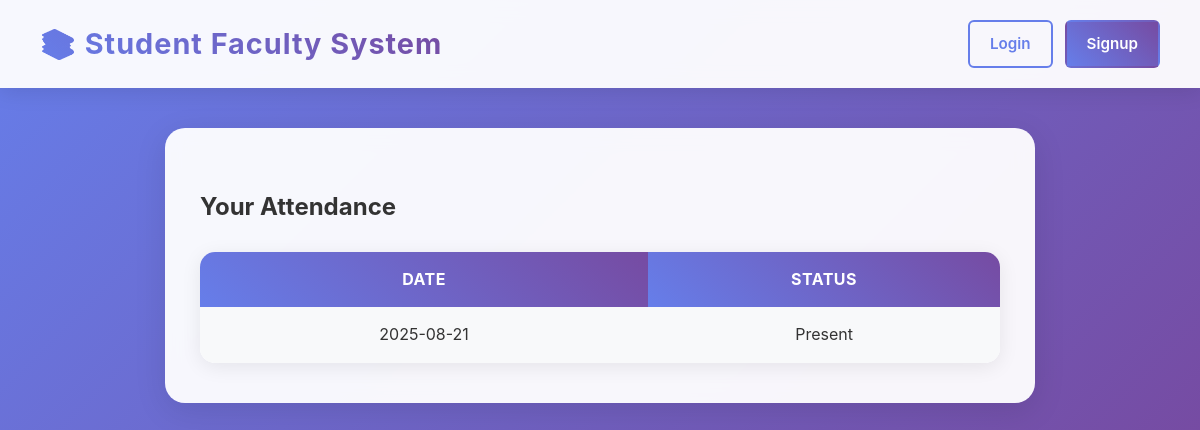
Page /student/attendance (signed in) on the earlier database version.
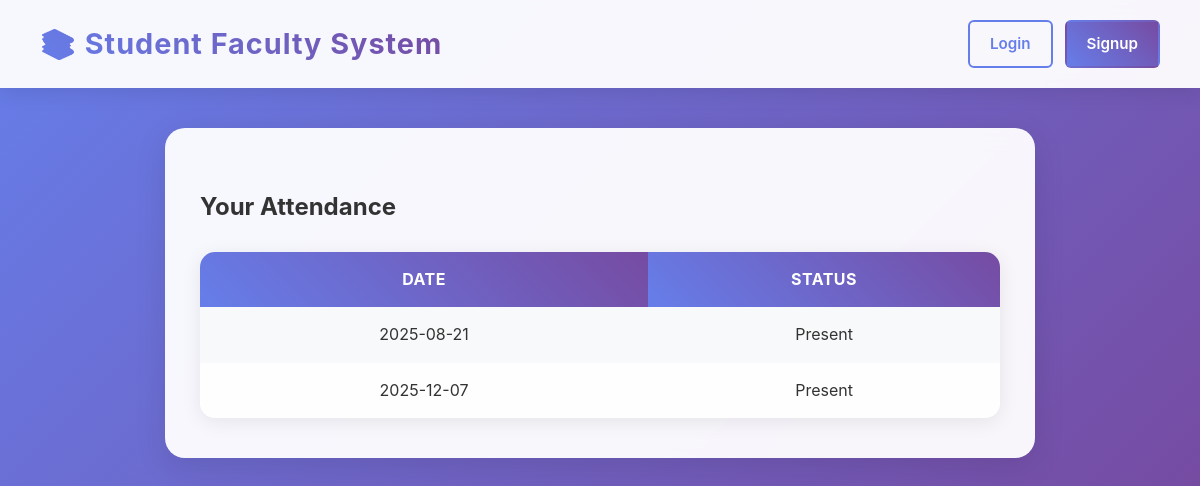
Same page on the later database version.
### ap.py (models this page shows, shortened)
class Attendance(db.Model):
    id = db.Column(db.Integer, primary_key=True)
    student_id = db.Column(db.Integer, db.ForeignKey('user.id'))
    date = db.Column(db.String(20))
    status = db.Column(db.String(10))  # Present/Absent
    faculty_id = db.Column(db.Integer, db.ForeignKey('user.id'))

### ap.py (the view)
@app.route("/student/attendance")
def student_attendance():
    if "role" in session and session["role"] == "student":
        attendance = Attendance.query.filter_by(student_id=session["user_id"]).all()
        return render_template("student_attendance.html", attendance=attendance)
    return redirect(url_for("login"))

### templates/student_attendance.html
{% extends "base.html" %}
{% block content %}
<h2>Your Attendance</h2>
<table>
    <tr>
        <th>Date</th>
        <th>Status</th>
    </tr>
    {% for att in attendance %}
    <tr>
        <td>{{ att.date }}</td>
        <td>{{ att.status }}</td>
    </tr>
    {% endfor %}
</table>
{% endblock %}

Differences in the rows shown:
added Attendance: date "2025-12-07", status "Present"
